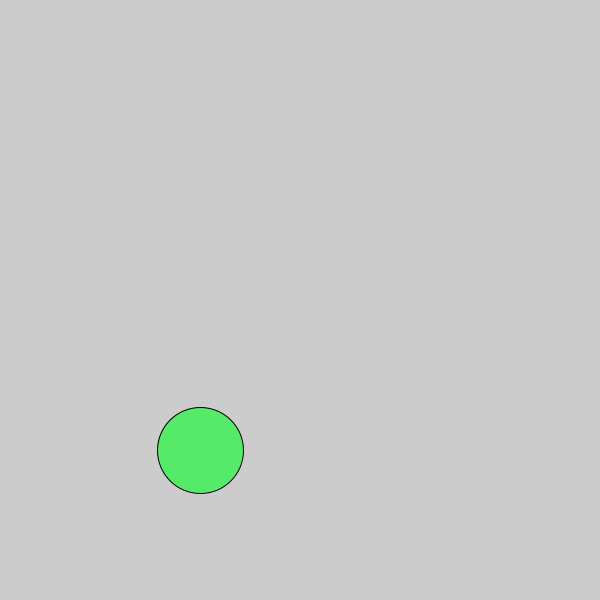
Frame 1 (no input)
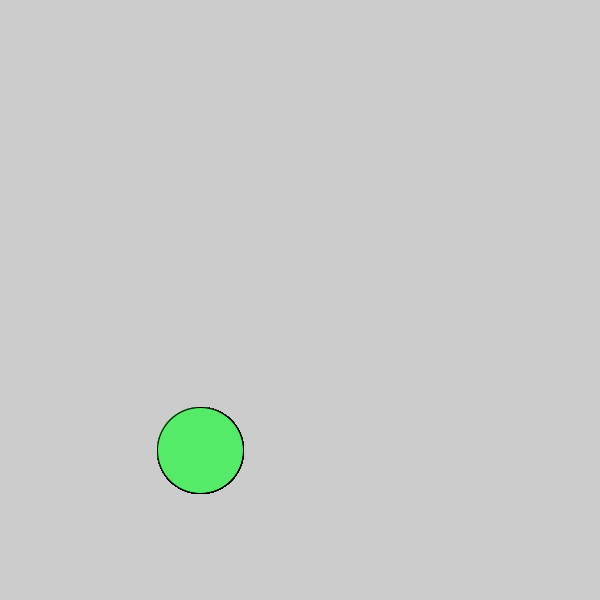
Frame 60 (the mouse pressed at the canvas centre just before this capture)
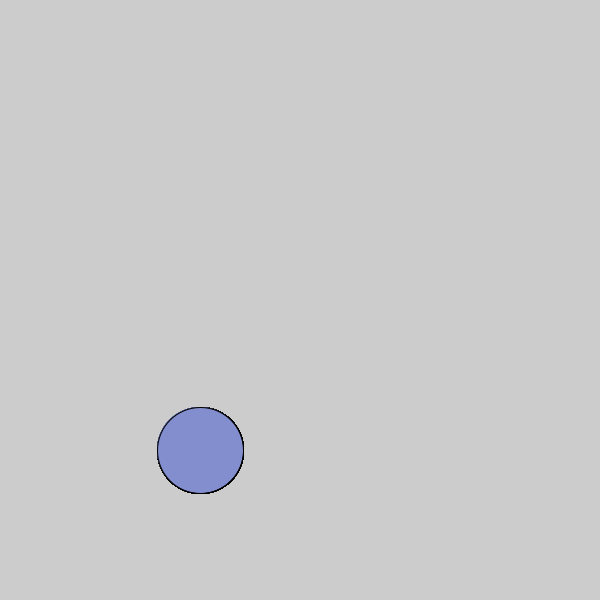
Frame 120 (the mouse held since frame 60 and released just before this capture)

The Processing sketch that drew these frames (run headless with seeded random() and noise(); from frame 60 on, the mouse is pressed at the canvas centre):

// Processing sketch: color_change
// ── color_change.pde
void setup(){
  size(600,600);
}
void draw(){
if (mousePressed){
  fill(#838ECE);
}else{
  fill(#55EA68);
}
ellipse(200,450,86,86);
}
